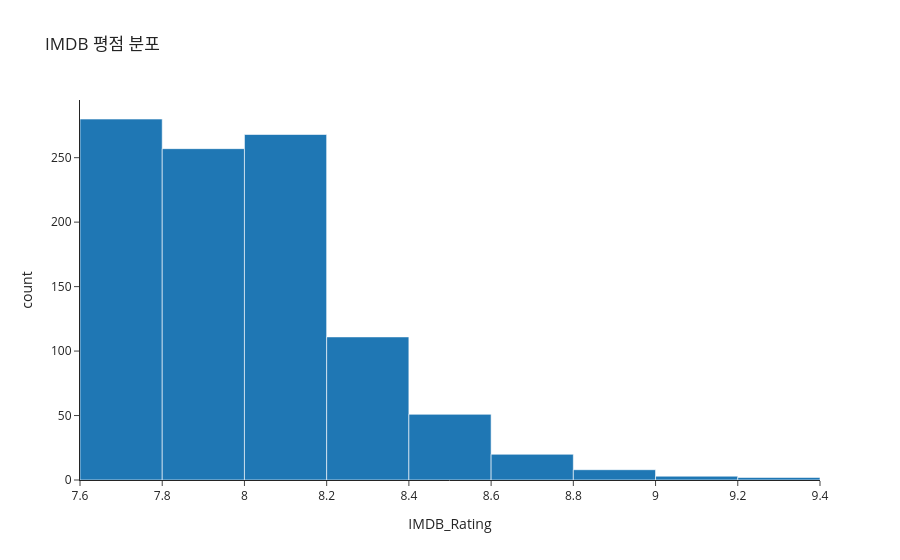

The notebook cell this image was saved under:
### Markdown cell above
##### IMDB 평점 histogram

### Code cell
fig = px.histogram(
    imdb,
    x='IMDB_Rating',
    nbins=10,
    title='IMDB 평점 분포',
    template='simple_white'
)

fig.show()
fig.write_html('./image/imdb_histogram.html')

### Figure 1 — Plotly figure (JSON) as saved in the notebook; plotly's stock layout.template omitted (floating-point values rounded to 4 significant figures; data arrays with more than 128 entries replaced by an {"elided": "..."} marker saying what was removed)
{"data": [{"bingroup": "x", "hovertemplate": "IMDB_Rating=%{x}<br>count=%{y}<extra></extra>", "legendgroup": "", "marker": {"color": "#1F77B4", "pattern": {"shape": ""}}, "name": "", "nbinsx": 10, "orientation": "v", "showlegend": false, "type": "histogram", "x": {"elided": "1000 float values"}, "xaxis": "x", "yaxis": "y"}], "layout": {"barmode": "relative", "legend": {"tracegroupgap": 0}, "title": {"text": "IMDB 평점 분포"}, "xaxis": {"anchor": "y", "domain": [0, 1], "title": {"text": "IMDB_Rating"}}, "yaxis": {"anchor": "x", "domain": [0, 1], "title": {"text": "count"}}}}
